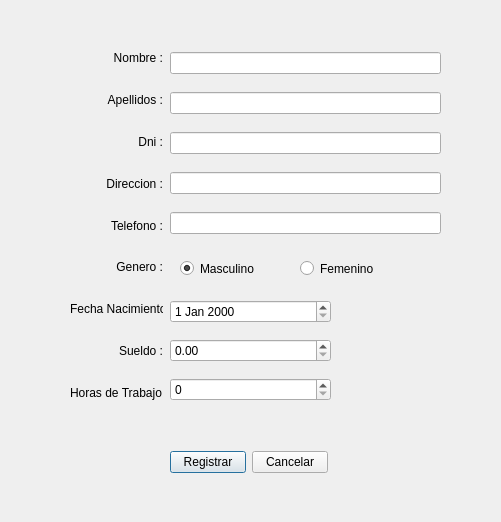
<?xml version="1.0" encoding="UTF-8"?>
<ui version="4.0">
 <class>FmrNewEnfermera</class>
 <widget class="QDialog" name="FmrNewEnfermera">
  <property name="geometry">
   <rect>
    <x>0</x>
    <y>0</y>
    <width>501</width>
    <height>522</height>
   </rect>
  </property>
  <property name="windowTitle">
   <string>Registrar Enfermera</string>
  </property>
  <widget class="QRadioButton" name="rbMasculino">
   <property name="geometry">
    <rect>
     <x>180</x>
     <y>260</y>
     <width>82</width>
     <height>17</height>
    </rect>
   </property>
   <property name="text">
    <string>Masculino</string>
   </property>
   <property name="checked">
    <bool>true</bool>
   </property>
  </widget>
  <widget class="QRadioButton" name="rbFemenino">
   <property name="geometry">
    <rect>
     <x>300</x>
     <y>260</y>
     <width>82</width>
     <height>17</height>
    </rect>
   </property>
   <property name="text">
    <string>Femenino</string>
   </property>
  </widget>
  <widget class="QWidget" name="layoutWidget">
   <property name="geometry">
    <rect>
     <x>70</x>
     <y>40</y>
     <width>93</width>
     <height>371</height>
    </rect>
   </property>
   <layout class="QVBoxLayout" name="verticalLayout">
    <item>
     <widget class="QLabel" name="label">
      <property name="text">
       <string>Nombre :</string>
      </property>
      <property name="alignment">
       <set>Qt::AlignRight|Qt::AlignTrailing|Qt::AlignVCenter</set>
      </property>
     </widget>
    </item>
    <item>
     <widget class="QLabel" name="label_2">
      <property name="text">
       <string>Apellidos :</string>
      </property>
      <property name="alignment">
       <set>Qt::AlignRight|Qt::AlignTrailing|Qt::AlignVCenter</set>
      </property>
     </widget>
    </item>
    <item>
     <widget class="QLabel" name="label_3">
      <property name="text">
       <string>Dni :</string>
      </property>
      <property name="alignment">
       <set>Qt::AlignRight|Qt::AlignTrailing|Qt::AlignVCenter</set>
      </property>
     </widget>
    </item>
    <item>
     <widget class="QLabel" name="label_5">
      <property name="text">
       <string>Direccion :</string>
      </property>
      <property name="alignment">
       <set>Qt::AlignRight|Qt::AlignTrailing|Qt::AlignVCenter</set>
      </property>
     </widget>
    </item>
    <item>
     <widget class="QLabel" name="label_4">
      <property name="text">
       <string>Telefono :</string>
      </property>
      <property name="alignment">
       <set>Qt::AlignRight|Qt::AlignTrailing|Qt::AlignVCenter</set>
      </property>
     </widget>
    </item>
    <item>
     <widget class="QLabel" name="label_6">
      <property name="text">
       <string>Genero :</string>
      </property>
      <property name="alignment">
       <set>Qt::AlignRight|Qt::AlignTrailing|Qt::AlignVCenter</set>
      </property>
     </widget>
    </item>
    <item>
     <widget class="QLabel" name="label_7">
      <property name="text">
       <string>Fecha Nacimiento :</string>
      </property>
     </widget>
    </item>
    <item>
     <widget class="QLabel" name="label_8">
      <property name="text">
       <string>Sueldo :</string>
      </property>
      <property name="alignment">
       <set>Qt::AlignRight|Qt::AlignTrailing|Qt::AlignVCenter</set>
      </property>
     </widget>
    </item>
    <item>
     <widget class="QLabel" name="label_9">
      <property name="text">
       <string>Horas de Trabajo :</string>
      </property>
     </widget>
    </item>
   </layout>
  </widget>
  <widget class="QWidget" name="layoutWidget">
   <property name="geometry">
    <rect>
     <x>170</x>
     <y>40</y>
     <width>271</width>
     <height>211</height>
    </rect>
   </property>
   <layout class="QVBoxLayout" name="verticalLayout_2">
    <item>
     <widget class="QLineEdit" name="txtNombre"/>
    </item>
    <item>
     <widget class="QLineEdit" name="txtApellidos"/>
    </item>
    <item>
     <widget class="QLineEdit" name="txtDni"/>
    </item>
    <item>
     <widget class="QLineEdit" name="txtDireccion"/>
    </item>
    <item>
     <widget class="QLineEdit" name="txtTelefono"/>
    </item>
   </layout>
  </widget>
  <widget class="QWidget" name="layoutWidget">
   <property name="geometry">
    <rect>
     <x>170</x>
     <y>290</y>
     <width>161</width>
     <height>121</height>
    </rect>
   </property>
   <layout class="QVBoxLayout" name="verticalLayout_3">
    <item>
     <widget class="QDateEdit" name="deFechaNacimiento"/>
    </item>
    <item>
     <widget class="QDoubleSpinBox" name="dsbSueldo"/>
    </item>
    <item>
     <widget class="QSpinBox" name="sbHorasTrabajo"/>
    </item>
   </layout>
  </widget>
  <widget class="QWidget" name="layoutWidget">
   <property name="geometry">
    <rect>
     <x>170</x>
     <y>450</y>
     <width>158</width>
     <height>25</height>
    </rect>
   </property>
   <layout class="QHBoxLayout" name="horizontalLayout">
    <item>
     <widget class="QPushButton" name="cmdRegistrar">
      <property name="text">
       <string>Registrar</string>
      </property>
     </widget>
    </item>
    <item>
     <widget class="QPushButton" name="cmdCancelar">
      <property name="text">
       <string>Cancelar</string>
      </property>
     </widget>
    </item>
   </layout>
  </widget>
 </widget>
 <resources/>
 <connections/>
</ui>
